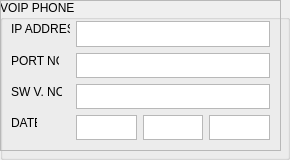
        <widget class="QGroupBox" name="groupBox_18">
         <property name="font">
          <font>
           <family>Arial</family>
          </font>
         </property>
         <property name="title">
          <string>VOIP PHONE</string>
         </property>
         <widget class="QFrame" name="frame_16">
          <property name="geometry">
           <rect>
            <x>0</x>
            <y>0</y>
            <width>281</width>
            <height>151</height>
           </rect>
          </property>
          <property name="frameShape">
           <enum>QFrame::StyledPanel</enum>
          </property>
          <property name="frameShadow">
           <enum>QFrame::Raised</enum>
          </property>
         </widget>
         <widget class="QTextEdit" name="CSVP_V_LE">
          <property name="geometry">
           <rect>
            <x>76</x>
            <y>84</y>
            <width>194</width>
            <height>25</height>
           </rect>
          </property>
         </widget>
         <widget class="QLabel" name="CSVP_D_LB">
          <property name="geometry">
           <rect>
            <x>11</x>
            <y>115</y>
            <width>26</width>
            <height>16</height>
           </rect>
          </property>
          <property name="text">
           <string>DATE</string>
          </property>
         </widget>
         <widget class="QTextEdit" name="CSVP_IP_LE">
          <property name="geometry">
           <rect>
            <x>76</x>
            <y>21</y>
            <width>194</width>
            <height>26</height>
           </rect>
          </property>
         </widget>
         <widget class="QLabel" name="CSVP_P_LB">
          <property name="geometry">
           <rect>
            <x>11</x>
            <y>53</y>
            <width>48</width>
            <height>16</height>
           </rect>
          </property>
          <property name="text">
           <string>PORT NO.</string>
          </property>
         </widget>
         <widget class="QLabel" name="CSVP_IP_LB">
          <property name="geometry">
           <rect>
            <x>11</x>
            <y>21</y>
            <width>59</width>
            <height>16</height>
           </rect>
          </property>
          <property name="text">
           <string>IP ADDRESS</string>
          </property>
         </widget>
         <widget class="QTextEdit" name="CSVP_P_LE">
          <property name="geometry">
           <rect>
            <x>76</x>
            <y>53</y>
            <width>194</width>
            <height>25</height>
           </rect>
          </property>
         </widget>
         <widget class="QTextEdit" name="CSVP_D_LE">
          <property name="geometry">
           <rect>
            <x>76</x>
            <y>115</y>
            <width>61</width>
            <height>25</height>
           </rect>
          </property>
         </widget>
         <widget class="QLabel" name="CSVP_V_LB">
          <property name="geometry">
           <rect>
            <x>11</x>
            <y>84</y>
            <width>51</width>
            <height>16</height>
           </rect>
          </property>
          <property name="text">
           <string>SW V. NO.</string>
          </property>
         </widget>
         <widget class="QTextEdit" name="CSVP_Y_LE">
          <property name="geometry">
           <rect>
            <x>209</x>
            <y>115</y>
            <width>61</width>
            <height>25</height>
           </rect>
          </property>
         </widget>
         <widget class="QTextEdit" name="CSVP_M_LE">
          <property name="geometry">
           <rect>
            <x>143</x>
            <y>115</y>
            <width>60</width>
            <height>25</height>
           </rect>
          </property>
         </widget>
        </widget>
